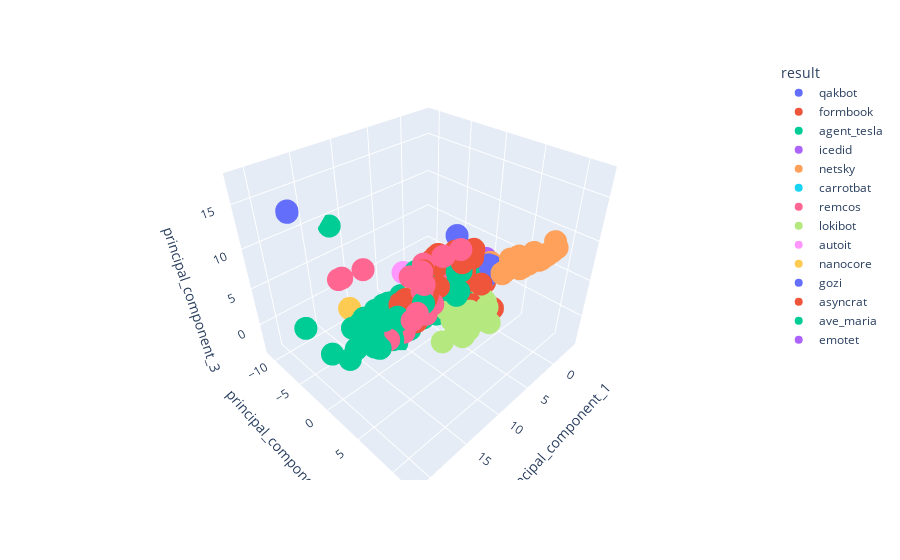

The notebook cell saved with this chart:
### Code cell
import plotly.express as px

fig = px.scatter_3d(new_df, x = 'principal_component_1', y = 'principal_component_2', z = 'principal_component_3', color='result')#.update_traces(marker = dict(color = "#C00000"))
fig.show()
#new_df.head()

### Figure 1 — Plotly figure (JSON) as saved in the notebook; plotly's stock layout.template omitted (floating-point values rounded to 4 significant figures; data arrays with more than 128 entries replaced by an {"elided": "..."} marker saying what was removed)
{"data": [{"hovertemplate": "result=qakbot<br>principal_component_1=%{x}<br>principal_component_2=%{y}<br>principal_component_3=%{z}<extra></extra>", "legendgroup": "qakbot", "marker": {"color": "#636efa", "symbol": "circle"}, "mode": "markers", "name": "qakbot", "scene": "scene", "showlegend": true, "type": "scatter3d", "x": {"elided": "428 float values"}, "y": {"elided": "428 float values"}, "z": {"elided": "428 float values"}}, {"hovertemplate": "result=formbook<br>principal_component_1=%{x}<br>principal_component_2=%{y}<br>principal_component_3=%{z}<extra></extra>", "legendgroup": "formbook", "marker": {"color": "#EF553B", "symbol": "circle"}, "mode": "markers", "name": "formbook", "scene": "scene", "showlegend": true, "type": "scatter3d", "x": {"elided": "2488 float values"}, "y": {"elided": "2488 float values"}, "z": {"elided": "2488 float values"}}, {"hovertemplate": "result=agent_tesla<br>principal_component_1=%{x}<br>principal_component_2=%{y}<br>principal_component_3=%{z}<extra></extra>", "legendgroup": "agent_tesla", "marker": {"color": "#00cc96", "symbol": "circle"}, "mode": "markers", "name": "agent_tesla", "scene": "scene", "showlegend": true, "type": "scatter3d", "x": {"elided": "990 float values"}, "y": {"elided": "990 float values"}, "z": {"elided": "990 float values"}}, {"hovertemplate": "result=icedid<br>principal_component_1=%{x}<br>principal_component_2=%{y}<br>principal_component_3=%{z}<extra></extra>", "legendgroup": "icedid", "marker": {"color": "#ab63fa", "symbol": "circle"}, "mode": "markers", "name": "icedid", "scene": "scene", "showlegend": true, "type": "scatter3d", "x": [-3.36, -3.333, -3.36, -3.333, -3.36, -3.333, -3.36, -3.36, -3.36, -3.36, -3.333, -3.36, -3.248, -3.36, -3.333, -3.248, -3.36, -3.36, -3.333, -3.36, -3.333, -3.36, -3.36, -3.248, -3.238, -3.36, -3.36, -3.36, -3.36, -3.36, -3.36, -3.333, -3.374, -3.36, -3.36, -3.36, -3.333, -3.36, -3.333, -3.36, -3.36, -3.248, -3.36, -3.36, -3.36, -3.36, -3.36, -3.36, -3.36, -3.36, -3.36, -3.333, -3.248, -3.36, -3.333, -3.36, -3.248, -3.36, -3.36, -3.333, -3.364, -3.36, -3.36, -3.337, -3.248, -3.36, -3.221, -3.36, -3.36, -3.36, -3.36, -3.36, -3.36, -3.248, -3.36, -3.333, -3.36, -3.333, -3.36, -3.36, -3.333, -3.248, -2.937, -3.36, -3.36, -3.36, -3.333, -3.36, -3.248, -3.36, -3.36, -3.333, -3.36, -3.36, -3.248, -3.333, -3.333, -3.36, -3.36, -3.36, -3.36, -3.36, -3.248, -3.36, -3.221, -3.36, -3.333, -3.248, -3.36, -3.36, -3.36, -3.36, -3.36, -3.36, -3.36, -3.36, -3.36, -3.36, -3.36, -3.36, -3.36, -2.89, -3.248], "y": [-1.034, -1.024, -1.034, -1.024, -1.034, -1.024, -1.034, -1.034, -1.034, -1.034, -1.024, -1.034, -0.8222, -1.034, -1.024, -0.8222, -1.034, -1.034, -1.024, -1.034, -1.024, -1.034, -1.034, -0.8222, -0.8214, -1.034, -1.034, -1.034, -1.034, -1.034, -1.034, -1.024, -1.038, -1.034, -1.034, -1.034, -1.024, -1.034, -1.024, -1.034, -1.034, -0.8222, -1.034, -1.034, -1.034, -1.034, -1.034, -1.034, -1.034, -1.034, -1.034, -1.024, -0.8222, -1.034, -1.024, -1.034, -0.8222, -1.034, -1.034, -1.024, -1.038, -1.034, -1.034, -1.028, -0.8222, -1.034, -0.8126, -1.034, -1.034, -1.034, -1.034, -1.034, -1.034, -0.8222, -1.034, -1.024, -1.034, -1.024, -1.034, -1.034, -1.024, -0.8222, -1.022, -1.034, -1.034, -1.034, -1.024, -1.034, -0.8222, -1.034, -1.034, -1.024, -1.034, -1.034, -0.8222, -1.024, -1.024, -1.034, -1.034, -1.034, -1.034, -1.034, -0.8222, -1.034, -0.8126, -1.034, -1.024, -0.8222, -1.034, -1.034, -1.034, -1.034, -1.034, -1.034, -1.034, -1.034, -1.034, -1.034, -1.034, -1.034, -1.034, -0.7936, -1.136], "z": [0.03199, 0.04748, 0.03199, 0.04748, 0.03199, 0.04748, 0.03199, 0.03199, 0.03199, 0.03199, 0.04748, 0.03199, -0.005137, 0.03199, 0.04748, -0.005137, 0.03199, 0.03199, 0.04748, 0.03199, 0.04748, 0.03199, 0.03199, -0.005137, 0.06014, 0.03199, 0.03199, 0.03199, 0.03199, 0.03199, 0.03199, 0.04748, 0.02424, 0.03199, 0.03199, 0.03199, 0.04748, 0.03199, 0.04748, 0.03199, 0.03199, -0.005137, 0.03199, 0.03199, 0.03199, 0.03199, 0.03199, 0.03199, 0.03199, 0.03199, 0.03199, 0.04748, -0.005137, 0.03199, 0.04748, 0.03199, -0.005137, 0.03199, 0.03199, 0.04748, 0.08952, 0.03199, 0.03199, 0.105, -0.005137, 0.03199, 0.01036, 0.03199, 0.03199, 0.03199, 0.03199, 0.03199, 0.03199, -0.005137, 0.03199, 0.04748, 0.03199, 0.04748, 0.03199, 0.03199, 0.04748, -0.005137, 0.2391, 0.03199, 0.03199, 0.03199, 0.04748, 0.03199, -0.005137, 0.03199, 0.03199, 0.04748, 0.03199, 0.03199, -0.005137, 0.04748, 0.04748, 0.03199, 0.03199, 0.03199, 0.03199, 0.03199, -0.005137, 0.03199, 0.01036, 0.03199, 0.04748, -0.005137, 0.03199, 0.03199, 0.03199, 0.03199, 0.03199, 0.03199, 0.03199, 0.03199, 0.03199, 0.03199, 0.03199, 0.03199, 0.03199, 1.639, 1.043]}, {"hovertemplate": "result=netsky<br>principal_component_1=%{x}<br>principal_component_2=%{y}<br>principal_component_3=%{z}<extra></extra>", "legendgroup": "netsky", "marker": {"color": "#FFA15A", "symbol": "circle"}, "mode": "markers", "name": "netsky", "scene": "scene", "showlegend": true, "type": "scatter3d", "x": {"elided": "157 float values"}, "y": {"elided": "157 float values"}, "z": {"elided": "157 float values"}}, {"hovertemplate": "result=carrotbat<br>principal_component_1=%{x}<br>principal_component_2=%{y}<br>principal_component_3=%{z}<extra></extra>", "legendgroup": "carrotbat", "marker": {"color": "#19d3f3", "symbol": "circle"}, "mode": "markers", "name": "carrotbat", "scene": "scene", "showlegend": true, "type": "scatter3d", "x": {"elided": "242 float values"}, "y": {"elided": "242 float values"}, "z": {"elided": "242 float values"}}, {"hovertemplate": "result=remcos<br>principal_component_1=%{x}<br>principal_component_2=%{y}<br>principal_component_3=%{z}<extra></extra>", "legendgroup": "remcos", "marker": {"color": "#FF6692", "symbol": "circle"}, "mode": "markers", "name": "remcos", "scene": "scene", "showlegend": true, "type": "scatter3d", "x": {"elided": "149 float values"}, "y": {"elided": "149 float values"}, "z": {"elided": "149 float values"}}, {"hovertemplate": "result=lokibot<br>principal_component_1=%{x}<br>principal_component_2=%{y}<br>principal_component_3=%{z}<extra></extra>", "legendgroup": "lokibot", "marker": {"color": "#B6E880", "symbol": "circle"}, "mode": "markers", "name": "lokibot", "scene": "scene", "showlegend": true, "type": "scatter3d", "x": {"elided": "2027 float values"}, "y": {"elided": "2027 float values"}, "z": {"elided": "2027 float values"}}, {"hovertemplate": "result=autoit<br>principal_component_1=%{x}<br>principal_component_2=%{y}<br>principal_component_3=%{z}<extra></extra>", "legendgroup": "autoit", "marker": {"color": "#FF97FF", "symbol": "circle"}, "mode": "markers", "name": "autoit", "scene": "scene", "showlegend": true, "type": "scatter3d", "x": [-3.393, -3.393, -3.393, -3.393, -3.393, -3.393, -3.393, -3.393, 7.589, -3.393, -3.393, -3.393, -3.393, -3.393, -3.393], "y": [-0.7779, -0.7779, -0.7779, -0.7779, -0.7779, -0.7779, -0.7779, -0.7779, -3.811, -0.7779, -0.7779, -0.7779, -0.7779, -0.7779, -0.7779], "z": [-0.02107, -0.02107, -0.02107, -0.02107, -0.02107, -0.02107, -0.02107, -0.02107, 3.904, -0.02107, -0.02107, -0.02107, -0.02107, -0.02107, -0.02107]}, {"hovertemplate": "result=nanocore<br>principal_component_1=%{x}<br>principal_component_2=%{y}<br>principal_component_3=%{z}<extra></extra>", "legendgroup": "nanocore", "marker": {"color": "#FECB52", "symbol": "circle"}, "mode": "markers", "name": "nanocore", "scene": "scene", "showlegend": true, "type": "scatter3d", "x": [0.81, 0.877, 0.8887, 0.8114, 0.877, 0.791, 4.258, 0.791, 0.791, 0.8114, 0.8894, 0.7055, 0.8114, 0.877, 0.877, 0.877, 2.018, 0.8887, 0.81, 0.8887, 0.1307, 0.877, 0.877, 0.7983, 0.8114, 0.81, 0.877, -0.1731, 0.8894, 0.877, 0.7258, 0.8887, 0.877, 0.877, 0.791, 0.8887, 0.8114, 13.92, 0.877, 2.319, 0.8894, 0.7749, 0.8894, 0.002586, 0.877, 0.8894, 0.7866, 0.791, 0.877, 0.877, 7.903, 5.29, 7.886, 6.618], "y": [-1.153, -0.9784, -0.9843, -0.9032, -0.9784, -0.8603, -3.317, -0.8603, -0.8603, -0.9032, -0.9936, -1.335, -0.9032, -0.9784, -0.9784, -0.9784, -2.37, -0.9843, -1.153, -0.9843, -1.698, -0.9784, -0.9784, -1.148, -0.9032, -1.153, -0.9784, -1.942, -0.9936, -0.9784, -1.153, -0.9843, -0.9784, -0.9784, -0.8603, -0.9843, -0.9032, -5.965, -0.9784, -3.432, -0.9936, -1.136, -0.9936, -1.682, -0.9784, -0.9936, -1.142, -0.8603, -0.9784, -0.9784, -2.135, -3.508, -2.147, -2.605], "z": [-1.817, -1.993, -1.994, -2.275, -1.993, -2.378, 1.534, -2.378, -2.378, -2.275, -2.0, 0.8585, -2.275, -1.993, -1.993, -1.993, 1.712, -1.994, -1.817, -1.994, 1.221, -1.993, -1.993, -1.816, -2.275, -1.817, -1.993, 1.297, -2.0, -1.993, -1.708, -1.994, -1.993, -1.993, -2.378, -1.994, -2.275, 1.031, -1.993, 1.336, -2.0, -1.813, -2.0, 1.192, -1.993, -2.0, -1.814, -2.378, -1.993, -1.993, 1.436, 1.669, 1.459, 1.959]}, {"hovertemplate": "result=gozi<br>principal_component_1=%{x}<br>principal_component_2=%{y}<br>principal_component_3=%{z}<extra></extra>", "legendgroup": "gozi", "marker": {"color": "#636efa", "symbol": "circle"}, "mode": "markers", "name": "gozi", "scene": "scene", "showlegend": true, "type": "scatter3d", "x": [-3.665, -3.68, -3.665, -3.68, -3.626, -3.68, -3.68, -3.723, -3.68, -3.723, -3.68, -2.874, 21.23, -3.603, 21.2, -3.603, -3.709, -0.01712, -2.878, -3.709, -3.709, -3.709, -3.709, -3.709, -2.881, -3.709, -3.709, -3.709, -3.709, -3.709, -3.709, -2.878, -3.709, -3.709, -3.709, -2.878, -3.709, -3.606, -3.709, -3.709, -3.709, -3.709, -3.588, -3.749, -2.237, -3.749, -3.709, -3.749], "y": [-1.287, -1.419, -1.287, -1.419, -1.4, -1.419, -1.419, -1.066, -1.419, -1.066, -1.419, -1.373, -2.764, -1.013, -2.84, -1.013, -1.062, -0.3556, -1.377, -1.062, -1.062, -1.062, -1.062, -1.062, -1.381, -1.062, -1.062, -1.062, -1.062, -1.062, -1.062, -1.377, -1.062, -1.062, -1.062, -1.377, -1.062, -1.126, -1.062, -1.062, -1.062, -1.062, -1.027, -1.095, -4.358, -1.095, -1.062, -1.095], "z": [0.7186, 0.8109, 0.7186, 0.8109, 0.8419, 0.8109, 0.8109, 0.4766, 0.8109, 0.4766, 0.8109, -0.4822, 17.53, -0.22, 17.35, -0.22, 0.4843, 1.693, -0.4247, 0.4843, 0.4843, 0.4843, 0.4843, 0.4843, -0.3672, 0.4843, 0.4843, 0.4843, 0.4843, 0.4843, 0.4843, -0.4247, 0.4843, 0.4843, 0.4843, -0.4247, 0.4843, 0.07237, 0.4843, 0.4843, 0.4843, 0.4843, -0.2244, 0.449, 4.378, 0.449, 0.4843, 0.449]}, {"hovertemplate": "result=asyncrat<br>principal_component_1=%{x}<br>principal_component_2=%{y}<br>principal_component_3=%{z}<extra></extra>", "legendgroup": "asyncrat", "marker": {"color": "#EF553B", "symbol": "circle"}, "mode": "markers", "name": "asyncrat", "scene": "scene", "showlegend": true, "type": "scatter3d", "x": [0.8889, 3.27, 2.309, 8.509, 4.486, 9.347], "y": [-0.3398, -0.834, -1.994, -2.521, -1.825, -2.554], "z": [2.079, -0.6107, -0.5706, 1.221, 0.3361, 0.8795]}, {"hovertemplate": "result=ave_maria<br>principal_component_1=%{x}<br>principal_component_2=%{y}<br>principal_component_3=%{z}<extra></extra>", "legendgroup": "ave_maria", "marker": {"color": "#00cc96", "symbol": "circle"}, "mode": "markers", "name": "ave_maria", "scene": "scene", "showlegend": true, "type": "scatter3d", "x": [1.09, -0.3607, -0.01205, -0.2812, -0.01205, -0.2812, -0.2812, -0.01205, 1.943, 0.5025, 0.4018, 0.4607, 0.772, 1.336, 1.943, 0.177, 1.359, 0.1833, -0.01819, 0.4477, 0.7897, 0.1763, -0.8171, 0.4018, 0.8547, 1.359, 1.633, -0.3885, -0.6132, 1.336, 3.027], "y": [-0.04842, -0.9346, -0.6791, -0.5567, -0.6791, -0.5567, -0.5567, -0.6791, -1.279, -2.024, -1.902, -2.031, -0.5006, -1.276, -1.279, -1.916, -1.266, -1.512, -1.768, -1.957, -0.4914, -1.907, -2.066, -1.902, -1.832, -1.266, -0.1886, -1.448, -2.435, -1.276, 0.4156], "z": [1.38, 1.46, 1.071, 1.014, 1.071, 1.014, 1.014, 1.071, 3.057, 1.63, 1.581, 2.418, 1.995, 3.236, 3.057, 2.134, 3.24, 1.451, 1.304, 1.6, 1.998, 2.14, 1.583, 1.581, 2.543, 3.24, 2.933, 1.628, 2.089, 3.236, 3.813]}, {"hovertemplate": "result=emotet<br>principal_component_1=%{x}<br>principal_component_2=%{y}<br>principal_component_3=%{z}<extra></extra>", "legendgroup": "emotet", "marker": {"color": "#ab63fa", "symbol": "circle"}, "mode": "markers", "name": "emotet", "scene": "scene", "showlegend": true, "type": "scatter3d", "x": [-3.747, -2.87, -3.747, -3.783, -2.87, -2.87, -2.87, -3.783, -3.747, -2.87, -2.87, -2.87, -3.783, -3.747, -3.636, -2.961, -3.824, -2.977, -2.961, -2.961, -2.913, -3.694, -3.774, -2.961, -3.636, -3.636, -2.961, -2.961, -3.636, -2.961, -3.608, -2.961, -2.961, -3.65, -2.87, -2.87, -2.87, -2.848, -3.595, -2.87, -2.87, -2.769, -3.783, -3.783, -2.87, -3.871, -2.87, -2.903, -2.87, -2.878, -2.878, -2.844, -2.87], "y": [-1.113, -1.369, -1.113, -1.011, -1.369, -1.369, -1.369, -1.011, -1.113, -1.369, -1.369, -1.369, -1.011, -1.113, -1.131, -0.3357, -1.108, -0.3986, -0.3357, -0.3357, -0.1067, -1.024, -1.113, -0.3357, -1.13, -1.13, -0.3367, -0.3357, -1.132, -0.3357, -1.121, -0.3357, -0.3357, -1.066, -1.369, -1.369, -1.369, -1.345, -1.067, -1.369, -1.369, -1.318, -1.011, -1.011, -1.369, -1.141, -1.369, -1.274, -1.369, -1.377, -1.257, -1.341, -1.369], "z": [0.4369, -0.5398, 0.4369, 0.494, -0.5398, -0.5398, -0.5398, 0.494, 0.4369, -0.5398, -0.5398, -0.5398, 0.494, 0.4369, 1.114, 2.086, 1.507, 1.95, 2.086, 2.086, 2.614, 1.559, 1.428, 2.086, 1.116, 1.116, 2.085, 2.086, 1.113, 2.086, 1.13, 2.086, 2.086, 1.501, -0.5398, -0.5398, -0.5398, -0.4546, -0.2525, -0.5398, -0.5398, -0.3489, 0.494, 0.494, -0.5398, -0.1434, -0.5398, -0.3022, -0.5398, -0.4247, -0.4671, -0.5122, -0.5398]}], "layout": {"legend": {"title": {"text": "result"}, "tracegroupgap": 0}, "margin": {"t": 60}, "scene": {"domain": {"x": [0, 1], "y": [0, 1]}, "xaxis": {"title": {"text": "principal_component_1"}}, "yaxis": {"title": {"text": "principal_component_2"}}, "zaxis": {"title": {"text": "principal_component_3"}}}}}
